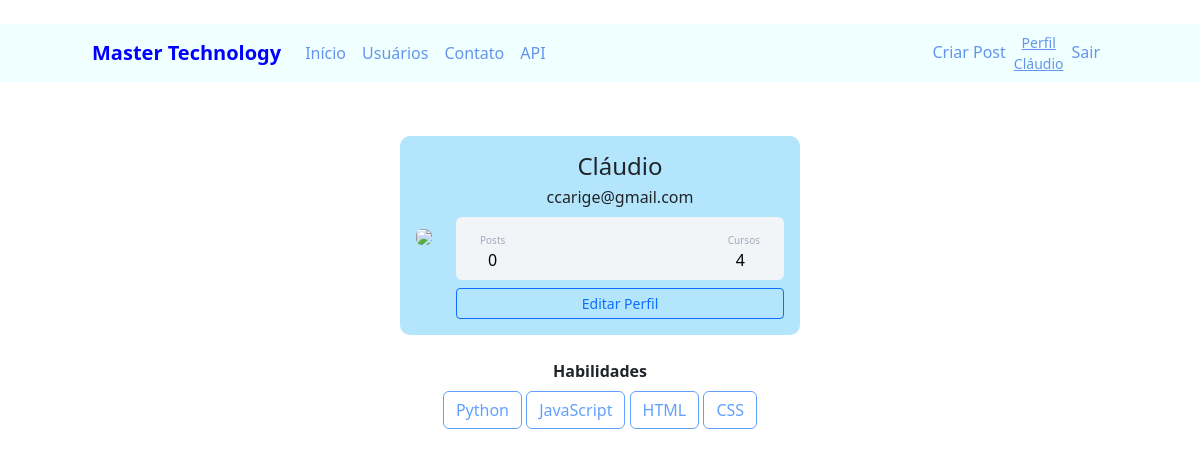
The app's page /perfil (signed in) with its own data.
### mastertechnology/models.py (models this page shows)
class Usuarios(db.Model, UserMixin):
    id = db.Column(db.Integer, primary_key=True)
    username = db.Column(db.String, unique=True, nullable=False)
    email = db.Column(db.String, unique=True, nullable=False)
    senha = db.Column(db.String, nullable=False)
    foto_perfil = db.Column(db.String, default='default.jpg')
    postagens = db.relationship('Postagens', backref='autor', lazy=True)
    linguagem = db.Column(db.String, nullable=False, default="Não informado")
    def contagem_post(self):
        return len(self.postagens)

### mastertechnology/links.py (the view)
@app.route('/perfil')
@login_required
def perfil():
    foto_perfil = url_for('static', filename='fotos_perfil/{}'.format(current_user.foto_perfil))
    return render_template('perfil.html', foto_perfil=foto_perfil)

### mastertechnology/models.py (called while the page is built)
@login_usuario.user_loader
def load_usuario(id_usuario):
    return Usuarios.query.get(int(id_usuario))

### mastertechnology/templates/perfil.html (shortened to what this page needs)
{% extends 'base.html' %}
{% block body %}
        <div class="container mt-3 d-flex justify-content-center">
            <div class="card p-3">
                <div class="d-flex align-items-center">
                    <div class="image pe-4">
                        <img src="{{ foto_perfil }}" class="rounded" width="155">
                    </div>
                    <div class="ml-3 w-100">
                       <center> <h4 class="mb-1 mt-0">{{current_user.username}}</h4>
                       <span>{{ current_user.email}}</span></center>
                       <div class="p-2 mt-2 bg-primary d-flex justify-content-between rounded text-white stats">
                          <div class="d-flex flex-column">
                              <span class="articles ps-3 mt-2">Posts</span>
                              <span class="number1 ps-4">{{ current_user.contagem_post()}}</span>
                          </div>
                          {% if 'Não informado' in current_user.linguagem %}
                            <div class="d-flex flex-column">
                                <span class="rating pe-3 mt-2">Cursos</span>
                                <span class="number3 ps-2">0</span>
                            </div>
                          {% else %}
                            <div class="d-flex flex-column">
                                <span class="rating pe-3 mt-2">Cursos</span>
                                <span class="number3 ps-2">{{ current_user.linguagem.count(';') + 1 }}</span>
                            </div>
                          {% endif %}
                       </div>
                       <div class="button mt-2 d-flex flex-row align-items-center">
                          <a class="w-100 ml-2" href="{{ url_for('editar_perfil') }}">
                            <button class="btn btn-sm btn-outline-primary w-100 ml-2">Editar Perfil</button>
                          </a>
                       </div>
                    </div>
                </div>
            </div>
         </div>
            <div class="row justify-content-center">
                <div class="col col-4" style="text-align: center">
                    <br><strong>Habilidades</strong><br>
                    {% if 'Não informado' not in current_user.linguagem %}
                        {% for curso in current_user.linguagem.split(';') %}
                            <button type="button" class="btn btn-outline-primary mt-2" disabled>{{curso}}</button>
                        {% endfor %}
                    {% else %}
                        <button type="button" class="btn btn-success mt-2" disabled><strong>Nenhuma</strong></button>
                    {% endif %}
                </div>
            </div>
{% endblock %}

### mastertechnology/templates/base.html (shortened to what this page needs)
<!DOCTYPE html>
<html lang="pt-br">
    <head>
        <link href="https://cdn.jsdelivr.net/npm/bootstrap@5.2.0/dist/css/bootstrap.min.css" rel="stylesheet">
        <link rel="stylesheet" type="text/css" href="{{ url_for('static', filename='css/main.css') }}"   >
    </head>
    <body>
        {% include 'navbar.html' %}
         <div class="container mt-4 p-5">
         </div>
        {% block body %}
        {% endblock %}
    </body>
</html>

### mastertechnology/templates/navbar.html (shortened to what this page needs)
<nav class="navbar navbar-expand-lg   cabecalho menu__lista">
  <div class="container-fluid container ">
    <a class="navbar-brand" href="{{ url_for('home') }}"><strong style="color:blue">Master Technology</strong> </a>
    <div class="collapse navbar-collapse" id="navbarSupportedContent">
      <ul class="navbar-nav me-auto mb-2 mb-lg-0">
        <li class="nav-item">
          <a class="nav-link" href="{{ url_for('home') }}" style="color: cornflowerblue">Início</a>
        </li>
        <li class="nav-item">
          <a class="nav-link" href="{{ url_for('usuarios') }}" style="color: cornflowerblue">Usuários</a>
        </li>
        <li class="nav-item">
          <a class="nav-link" href="{{ url_for('contato') }}" style="color: cornflowerblue">Contato</a>
        </li>
        <li class="nav-item">
          <a class="nav-link" href="{{ url_for('consulta') }}" style="color: cornflowerblue">API</a>
        </li>
      </ul>
      <ul class = "d_flex navbar-nav">
         {% if current_user.is_authenticated%}
            <li class="nav-item">
              <a class="nav-link" href="{{ url_for('criar_post') }}" style="color: cornflowerblue">Criar Post</a>
            </li>
            <li class="nav-item">
                {% if current_user.is_authenticated %}
                <div class="box">
                    <div class="p1">
                    <a class="small" href="{{ url_for('perfil') }}" style="color: cornflowerblue">
                        <center>Perfil<br>
                        {{"{}".format(current_user.username)}}</center>
                    </a>
                    </div>
                </div>
                {% endif %}
            </li>
            <li class="nav-item">
              <a class="nav-link" href="{{ url_for('sair') }}" style="color: cornflowerblue">Sair</a>
            </li>
         {% endif %}
      </ul>
    </div>
  </div>
</nav>

### mastertechnology/static/css/main.css (style rules this page uses)
.card { width: 400px; border: none; border-radius: 10px; background-color: #B3E5FC; }
.stats { background: #f2f5f8 !important; color: #000 !important; }
.articles { font-size:10px; color: #a1aab9; }
.number1 { font-weight:500; }
.rating { font-size:10px; color: #a1aab9; }
.number3 { font-weight:500; }
.cabecalho { align-items: center; background: azure; display: inline-block; justify-content: space-between; padding-left: 5rem; padding-right: 5rem; position: fixed; z-index: 5; width: 100%; }
.menu__lista { display: flex; margin-right: 4rem; }

### records on screen
Usuarios: username "Cláudio", email "ccarige@gmail.com", linguagem "4"

### other values on screen
{{ current_user.contagem_post() }} "0"
{{ curso }} "Python" "JavaScript" "HTML" "CSS"
